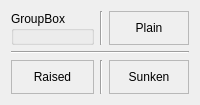
         <widget class="QWidget" name="tab_3">
          <attribute name="title">
           <string>Frames</string>
          </attribute>
          <layout class="QGridLayout">
           <item row="0" column="0">
            <widget class="QGroupBox" name="groupBox">
             <property name="title">
              <string>GroupBox</string>
             </property>
            </widget>
           </item>
           <item row="0" column="1">
            <widget class="Line" name="line_2">
             <property name="orientation">
              <enum>Qt::Vertical</enum>
             </property>
            </widget>
           </item>
           <item row="0" column="2">
            <widget class="QFrame" name="frame">
             <property name="frameShape">
              <enum>QFrame::StyledPanel</enum>
             </property>
             <property name="frameShadow">
              <enum>QFrame::Plain</enum>
             </property>
             <layout class="QGridLayout">
              <item row="0" column="0">
               <widget class="QLabel" name="label">
                <property name="text">
                 <string>Plain</string>
                </property>
                <property name="alignment">
                 <set>Qt::AlignCenter</set>
                </property>
               </widget>
              </item>
             </layout>
            </widget>
           </item>
           <item row="1" column="0" colspan="3">
            <widget class="Line" name="line">
             <property name="orientation">
              <enum>Qt::Horizontal</enum>
             </property>
            </widget>
           </item>
           <item row="2" column="0">
            <widget class="QFrame" name="frame_2">
             <property name="frameShape">
              <enum>QFrame::StyledPanel</enum>
             </property>
             <property name="frameShadow">
              <enum>QFrame::Raised</enum>
             </property>
             <layout class="QGridLayout">
              <item row="0" column="0">
               <widget class="QLabel" name="label_2">
                <property name="text">
                 <string>Raised</string>
                </property>
                <property name="alignment">
                 <set>Qt::AlignCenter</set>
                </property>
               </widget>
              </item>
             </layout>
            </widget>
           </item>
           <item row="2" column="1">
            <widget class="Line" name="line_3">
             <property name="orientation">
              <enum>Qt::Vertical</enum>
             </property>
            </widget>
           </item>
           <item row="2" column="2">
            <widget class="QFrame" name="frame_3">
             <property name="frameShape">
              <enum>QFrame::StyledPanel</enum>
             </property>
             <property name="frameShadow">
              <enum>QFrame::Sunken</enum>
             </property>
             <layout class="QGridLayout">
              <item row="0" column="0">
               <widget class="QLabel" name="label_3">
                <property name="text">
                 <string>Sunken</string>
                </property>
                <property name="alignment">
                 <set>Qt::AlignCenter</set>
                </property>
               </widget>
              </item>
             </layout>
            </widget>
           </item>
          </layout>
         </widget>
